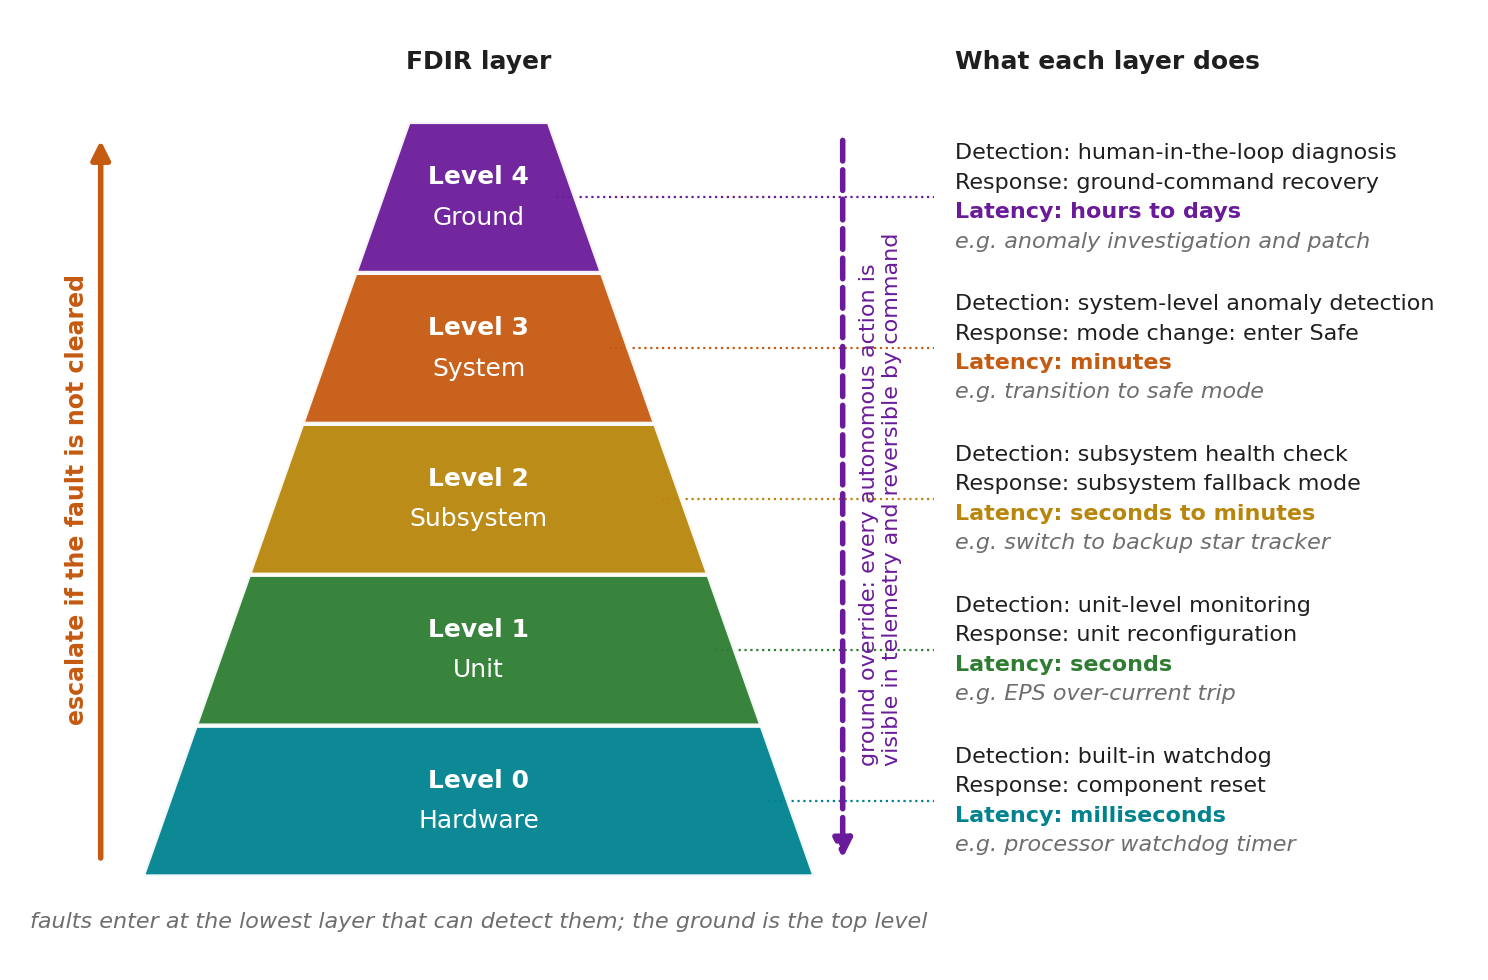

The Python source for this figure:
"""FDIR hierarchy (Chapter 18 §18.3.2) as a layered pyramid: Level 0 hardware
watchdog at the base up to Level 4 ground at the apex, with detection means,
response and latency per layer, an "escalate if not cleared" arrow upward and a
"ground override" arrow downward through all layers."""
from pathlib import Path

import matplotlib.pyplot as plt
from matplotlib.patches import Polygon, FancyArrowPatch
from oer_style import apply_style, COLORS, save

apply_style()
fig = plt.figure(figsize=(7.0, 4.6))
ax = fig.add_axes([0, 0, 1, 1])
ax.set_xlim(0, 100)
ax.set_ylim(0, 100)
ax.set_axis_off()
ax.grid(False)

levels = [  # bottom → top
    ("Level 0", "Hardware", "built-in watchdog", "component reset", "milliseconds",
     "processor watchdog timer", COLORS["accent_6"]),
    ("Level 1", "Unit", "unit-level monitoring", "unit reconfiguration", "seconds",
     "EPS over-current trip", COLORS["accent_3"]),
    ("Level 2", "Subsystem", "subsystem health check", "subsystem fallback mode", "seconds to minutes",
     "switch to backup star tracker", COLORS["accent_5"]),
    ("Level 3", "System", "system-level anomaly detection", "mode change: enter Safe", "minutes",
     "transition to safe mode", COLORS["accent_2"]),
    ("Level 4", "Ground", "human-in-the-loop diagnosis", "ground-command recovery", "hours to days",
     "anomaly investigation and patch", COLORS["accent_4"]),
]

# pyramid geometry: apex at (xc, ytop), base half-width hw0 at ybot
xc, ybot, ytop = 30, 8, 90
hw_bot, hw_top = 24, 5
n = len(levels)
hts = (ytop - ybot) / n
for i, (lvl, name, det, resp, lat, ex, c) in enumerate(levels):
    y0, y1 = ybot + i * hts, ybot + (i + 1) * hts
    w0 = hw_bot - (hw_bot - hw_top) * (i / n)
    w1 = hw_bot - (hw_bot - hw_top) * ((i + 1) / n)
    ax.add_patch(Polygon([(xc - w0, y0), (xc + w0, y0), (xc + w1, y1), (xc - w1, y1)], closed=True,
                         facecolor=c, edgecolor="white", lw=1.5, zorder=3, alpha=0.95))
    ax.text(xc, (y0 + y1) / 2 + 2.2, lvl, ha="center", va="center", fontsize=9, fontweight="bold",
            color="white", zorder=4)
    ax.text(xc, (y0 + y1) / 2 - 2.2, name, ha="center", va="center", fontsize=9, color="white", zorder=4)
    # annotation row to the right
    xa = 64
    ax.plot([xc + w1 + 0.5, xa - 1.5], [(y0 + y1) / 2, (y0 + y1) / 2], color=c, lw=0.8, ls=":", zorder=2)
    ax.text(xa, (y0 + y1) / 2 + 4.8, f"Detection: {det}", fontsize=8, va="center", ha="left", color=COLORS["ink"])
    ax.text(xa, (y0 + y1) / 2 + 1.6, f"Response: {resp}", fontsize=8, va="center", ha="left", color=COLORS["ink"])
    ax.text(xa, (y0 + y1) / 2 - 1.6, f"Latency: {lat}", fontsize=8, va="center", ha="left", color=c,
            fontweight="bold")
    ax.text(xa, (y0 + y1) / 2 - 4.8, f"e.g. {ex}", fontsize=8, va="center", ha="left",
            color=COLORS["grey"], style="italic")

# column header
ax.text(64, 96.5, "What each layer does", fontsize=9, fontweight="bold", va="center")
ax.text(xc, 96.5, "FDIR layer", fontsize=9, fontweight="bold", va="center", ha="center")

# escalation arrow (left, upward)
xe = 1.5
ax.add_patch(FancyArrowPatch((xe + 1.5, ybot + 2), (xe + 1.5, ytop - 2),
                             arrowstyle="-|>", mutation_scale=14, color=COLORS["accent_2"], lw=2.0,
                             zorder=2, shrinkA=0, shrinkB=0))
ax.text(xe + 0.7, (ybot + ytop) / 2, "escalate if the fault is not cleared", rotation=90,
        ha="right", va="center", fontsize=8.5, color=COLORS["accent_2"], fontweight="bold")

# ground-override arrow (right of pyramid, downward)
xo = xc + hw_bot + 2.0
ax.add_patch(FancyArrowPatch((xo, ytop - 2), (xo, ybot + 2), arrowstyle="-|>", mutation_scale=14,
                             color=COLORS["accent_4"], lw=2.0, zorder=2, shrinkA=0, shrinkB=0,
                             linestyle="--"))
ax.text(xo + 1.2, (ybot + ytop) / 2, "ground override: every autonomous action is\nvisible in telemetry and reversible by command",
        rotation=90, ha="left", va="center", fontsize=8, color=COLORS["accent_4"], linespacing=1.15)

ax.text(xc, 3, "faults enter at the lowest layer that can detect them; the ground is the top level",
        ha="center", va="center", fontsize=8, style="italic", color=COLORS["grey"])

save(fig, Path(__file__).stem)
